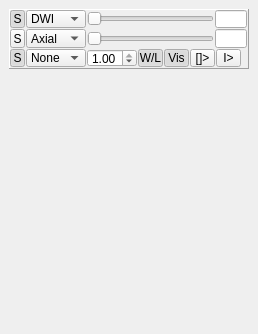
<ui version="4.0" >
 <class>ImageView2DPanelWithControls</class>
 <widget class="QDockWidget" name="ImageView2DPanelWithControls" >
  <property name="windowModality" >
   <enum>Qt::NonModal</enum>
  </property>
  <property name="enabled" >
   <bool>true</bool>
  </property>
  <property name="geometry" >
   <rect>
    <x>0</x>
    <y>0</y>
    <width>258</width>
    <height>334</height>
   </rect>
  </property>
  <property name="sizePolicy" >
   <sizepolicy vsizetype="Preferred" hsizetype="Preferred" >
    <horstretch>0</horstretch>
    <verstretch>0</verstretch>
   </sizepolicy>
  </property>
  <property name="contextMenuPolicy" >
   <enum>Qt::CustomContextMenu</enum>
  </property>
  <property name="autoFillBackground" >
   <bool>false</bool>
  </property>
  <property name="features" >
   <set>QDockWidget::AllDockWidgetFeatures</set>
  </property>
  <property name="windowTitle" >
   <string>2D View</string>
  </property>
  <widget class="QWidget" name="dockWidgetContents" >
   <property name="geometry" >
    <rect>
     <x>0</x>
     <y>23</y>
     <width>258</width>
     <height>311</height>
    </rect>
   </property>
   <layout class="QVBoxLayout" name="verticalLayout" >
    <item>
     <widget class="QFrame" name="frame" >
      <property name="windowModality" >
       <enum>Qt::NonModal</enum>
      </property>
      <property name="enabled" >
       <bool>true</bool>
      </property>
      <property name="sizePolicy" >
       <sizepolicy vsizetype="Fixed" hsizetype="Preferred" >
        <horstretch>1</horstretch>
        <verstretch>0</verstretch>
       </sizepolicy>
      </property>
      <property name="maximumSize" >
       <size>
        <width>16777215</width>
        <height>60</height>
       </size>
      </property>
      <property name="font" >
       <font>
        <weight>50</weight>
        <italic>false</italic>
        <bold>false</bold>
        <underline>false</underline>
        <strikeout>false</strikeout>
       </font>
      </property>
      <property name="locale" >
       <locale country="UnitedStates" language="English" />
      </property>
      <property name="frameShape" >
       <enum>QFrame::Panel</enum>
      </property>
      <property name="frameShadow" >
       <enum>QFrame::Raised</enum>
      </property>
      <property name="lineWidth" >
       <number>1</number>
      </property>
      <layout class="QVBoxLayout" name="verticalLayout_2" >
       <property name="spacing" >
        <number>0</number>
       </property>
       <property name="margin" >
        <number>0</number>
       </property>
       <item>
        <layout class="QHBoxLayout" name="horizontalLayout_2" >
         <property name="spacing" >
          <number>0</number>
         </property>
         <item>
          <layout class="QGridLayout" name="gridLayout" >
           <property name="spacing" >
            <number>1</number>
           </property>
           <item row="5" column="1" >
            <widget class="QComboBox" name="comboBox_Interpolation" >
             <property name="sizePolicy" >
              <sizepolicy vsizetype="Fixed" hsizetype="Fixed" >
               <horstretch>1</horstretch>
               <verstretch>0</verstretch>
              </sizepolicy>
             </property>
             <property name="maximumSize" >
              <size>
               <width>60</width>
               <height>16777215</height>
              </size>
             </property>
             <property name="toolTip" >
              <string>Interpolation</string>
             </property>
             <item>
              <property name="text" >
               <string>None</string>
              </property>
             </item>
             <item>
              <property name="text" >
               <string>Nearest Neighbour</string>
              </property>
             </item>
             <item>
              <property name="text" >
               <string>Linear</string>
              </property>
             </item>
             <item>
              <property name="text" >
               <string>Cubic</string>
              </property>
             </item>
            </widget>
           </item>
           <item row="5" column="2" colspan="3" >
            <layout class="QHBoxLayout" name="horizontalLayout_3" >
             <property name="spacing" >
              <number>1</number>
             </property>
             <item>
              <widget class="QDoubleSpinBox" name="doubleSpinBox" >
               <property name="sizePolicy" >
                <sizepolicy vsizetype="Fixed" hsizetype="Fixed" >
                 <horstretch>0</horstretch>
                 <verstretch>0</verstretch>
                </sizepolicy>
               </property>
               <property name="maximumSize" >
                <size>
                 <width>50</width>
                 <height>16777215</height>
                </size>
               </property>
               <property name="toolTip" >
                <string>Opacity</string>
               </property>
               <property name="maximum" >
                <double>1.000000000000000</double>
               </property>
               <property name="singleStep" >
                <double>0.100000000000000</double>
               </property>
               <property name="value" >
                <double>1.000000000000000</double>
               </property>
              </widget>
             </item>
             <item>
              <widget class="QToolButton" name="toolButton_windowlevel_Syn" >
               <property name="maximumSize" >
                <size>
                 <width>25</width>
                 <height>16777215</height>
                </size>
               </property>
               <property name="toolTip" >
                <string>link the window/level of the image planes</string>
               </property>
               <property name="text" >
                <string>W/L</string>
               </property>
               <property name="checkable" >
                <bool>true</bool>
               </property>
               <property name="checked" >
                <bool>true</bool>
               </property>
              </widget>
             </item>
             <item>
              <widget class="QToolButton" name="toolButton_Visible" >
               <property name="sizePolicy" >
                <sizepolicy vsizetype="Fixed" hsizetype="Expanding" >
                 <horstretch>1</horstretch>
                 <verstretch>0</verstretch>
                </sizepolicy>
               </property>
               <property name="maximumSize" >
                <size>
                 <width>25</width>
                 <height>16777215</height>
                </size>
               </property>
               <property name="toolTip" >
                <string>Imge plane visibility</string>
               </property>
               <property name="text" >
                <string>Vis</string>
               </property>
               <property name="checkable" >
                <bool>true</bool>
               </property>
               <property name="checked" >
                <bool>true</bool>
               </property>
              </widget>
             </item>
             <item>
              <widget class="QToolButton" name="toolButton_GradientPlay" >
               <property name="maximumSize" >
                <size>
                 <width>25</width>
                 <height>16777215</height>
                </size>
               </property>
               <property name="toolTip" >
                <string>Conponent Play</string>
               </property>
               <property name="text" >
                <string>[]></string>
               </property>
              </widget>
             </item>
             <item>
              <widget class="QToolButton" name="toolButton_Play" >
               <property name="sizePolicy" >
                <sizepolicy vsizetype="Fixed" hsizetype="Expanding" >
                 <horstretch>1</horstretch>
                 <verstretch>0</verstretch>
                </sizepolicy>
               </property>
               <property name="maximumSize" >
                <size>
                 <width>25</width>
                 <height>16777215</height>
                </size>
               </property>
               <property name="toolTip" >
                <string>Slice Play</string>
               </property>
               <property name="text" >
                <string>I></string>
               </property>
               <property name="checkable" >
                <bool>false</bool>
               </property>
              </widget>
             </item>
             <item>
              <spacer name="horizontalSpacer" >
               <property name="orientation" >
                <enum>Qt::Horizontal</enum>
               </property>
               <property name="sizeHint" stdset="0" >
                <size>
                 <width>40</width>
                 <height>20</height>
                </size>
               </property>
              </spacer>
             </item>
            </layout>
           </item>
           <item row="2" column="1" >
            <widget class="QComboBox" name="comboBox_Contents" >
             <property name="sizePolicy" >
              <sizepolicy vsizetype="Fixed" hsizetype="Fixed" >
               <horstretch>0</horstretch>
               <verstretch>0</verstretch>
              </sizepolicy>
             </property>
             <property name="maximumSize" >
              <size>
               <width>60</width>
               <height>16777215</height>
              </size>
             </property>
             <property name="toolTip" >
              <string>Image Source</string>
             </property>
             <item>
              <property name="text" >
               <string>DWI</string>
              </property>
             </item>
             <item>
              <property name="text" >
               <string>FA</string>
              </property>
             </item>
             <item>
              <property name="text" >
               <string>MD</string>
              </property>
             </item>
            </widget>
           </item>
           <item row="2" column="2" >
            <widget class="QSlider" name="horizontalSlider_Gradient" >
             <property name="sizePolicy" >
              <sizepolicy vsizetype="Fixed" hsizetype="Expanding" >
               <horstretch>1</horstretch>
               <verstretch>0</verstretch>
              </sizepolicy>
             </property>
             <property name="maximumSize" >
              <size>
               <width>16777215</width>
               <height>16777215</height>
              </size>
             </property>
             <property name="toolTip" >
              <string>Gradient</string>
             </property>
             <property name="maximum" >
              <number>0</number>
             </property>
             <property name="orientation" >
              <enum>Qt::Horizontal</enum>
             </property>
            </widget>
           </item>
           <item row="3" column="2" >
            <widget class="QSlider" name="horizontalSlider_SliceIndex" >
             <property name="sizePolicy" >
              <sizepolicy vsizetype="Fixed" hsizetype="Expanding" >
               <horstretch>1</horstretch>
               <verstretch>0</verstretch>
              </sizepolicy>
             </property>
             <property name="maximumSize" >
              <size>
               <width>16777215</width>
               <height>16777215</height>
              </size>
             </property>
             <property name="toolTip" >
              <string>Slice index</string>
             </property>
             <property name="maximum" >
              <number>0</number>
             </property>
             <property name="orientation" >
              <enum>Qt::Horizontal</enum>
             </property>
             <property name="tickPosition" >
              <enum>QSlider::NoTicks</enum>
             </property>
            </widget>
           </item>
           <item row="3" column="1" >
            <widget class="QComboBox" name="comboBox_Orientation" >
             <property name="sizePolicy" >
              <sizepolicy vsizetype="Fixed" hsizetype="Fixed" >
               <horstretch>1</horstretch>
               <verstretch>0</verstretch>
              </sizepolicy>
             </property>
             <property name="maximumSize" >
              <size>
               <width>60</width>
               <height>16777215</height>
              </size>
             </property>
             <property name="toolTip" >
              <string>Orientation</string>
             </property>
             <item>
              <property name="text" >
               <string>Axial</string>
              </property>
             </item>
             <item>
              <property name="text" >
               <string>Sagittal</string>
              </property>
             </item>
             <item>
              <property name="text" >
               <string>Coronal</string>
              </property>
             </item>
             <item>
              <property name="text" >
               <string>Reformat</string>
              </property>
             </item>
            </widget>
           </item>
           <item row="2" column="3" >
            <widget class="QLineEdit" name="lineEdit_Gradient" >
             <property name="sizePolicy" >
              <sizepolicy vsizetype="Fixed" hsizetype="Fixed" >
               <horstretch>0</horstretch>
               <verstretch>0</verstretch>
              </sizepolicy>
             </property>
             <property name="maximumSize" >
              <size>
               <width>32</width>
               <height>16777215</height>
              </size>
             </property>
             <property name="toolTip" >
              <string>Gradient Index</string>
             </property>
             <property name="readOnly" >
              <bool>true</bool>
             </property>
            </widget>
           </item>
           <item row="3" column="3" >
            <widget class="QLineEdit" name="lineEdit_SliceIndex" >
             <property name="sizePolicy" >
              <sizepolicy vsizetype="Fixed" hsizetype="Fixed" >
               <horstretch>1</horstretch>
               <verstretch>0</verstretch>
              </sizepolicy>
             </property>
             <property name="maximumSize" >
              <size>
               <width>32</width>
               <height>16777215</height>
              </size>
             </property>
             <property name="toolTip" >
              <string>Slice Index</string>
             </property>
             <property name="readOnly" >
              <bool>true</bool>
             </property>
            </widget>
           </item>
           <item row="2" column="0" >
            <widget class="QToolButton" name="toolButton_content_Syn" >
             <property name="maximumSize" >
              <size>
               <width>15</width>
               <height>16777215</height>
              </size>
             </property>
             <property name="toolTip" >
              <string>Link the contents and conponent nuumbers of the image planes</string>
             </property>
             <property name="text" >
              <string>S</string>
             </property>
             <property name="checkable" >
              <bool>true</bool>
             </property>
             <property name="checked" >
              <bool>true</bool>
             </property>
             <property name="autoRaise" >
              <bool>false</bool>
             </property>
            </widget>
           </item>
           <item row="3" column="0" >
            <widget class="QToolButton" name="toolButton_orientation_Syn" >
             <property name="maximumSize" >
              <size>
               <width>15</width>
               <height>16777215</height>
              </size>
             </property>
             <property name="toolTip" >
              <string>Link the orientation of the image planes</string>
             </property>
             <property name="text" >
              <string>S</string>
             </property>
             <property name="checkable" >
              <bool>true</bool>
             </property>
            </widget>
           </item>
           <item row="5" column="0" >
            <widget class="QToolButton" name="toolButton_interpolation_Syn" >
             <property name="maximumSize" >
              <size>
               <width>15</width>
               <height>16777215</height>
              </size>
             </property>
             <property name="toolTip" >
              <string>link the interpolation of the image planes</string>
             </property>
             <property name="text" >
              <string>S</string>
             </property>
             <property name="checkable" >
              <bool>true</bool>
             </property>
             <property name="checked" >
              <bool>true</bool>
             </property>
            </widget>
           </item>
          </layout>
         </item>
        </layout>
       </item>
      </layout>
     </widget>
    </item>
    <item>
     <widget class="QVTKWidget" native="1" name="qvtkWidget" >
      <property name="toolTip" >
       <string>2D Image</string>
      </property>
     </widget>
    </item>
   </layout>
  </widget>
 </widget>
 <customwidgets>
  <customwidget>
   <class>QVTKWidget</class>
   <extends>QWidget</extends>
   <header>QVTKWidget.h</header>
  </customwidget>
 </customwidgets>
 <resources/>
 <connections/>
</ui>
